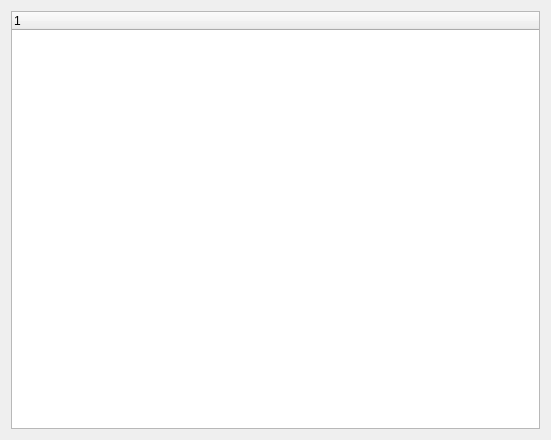
<?xml version="1.0" encoding="UTF-8"?>
<ui version="4.0">
 <class>Widget</class>
 <widget class="QWidget" name="Widget">
  <property name="geometry">
   <rect>
    <x>0</x>
    <y>0</y>
    <width>551</width>
    <height>440</height>
   </rect>
  </property>
  <property name="windowTitle">
   <string>Widget</string>
  </property>
  <layout class="QVBoxLayout" name="verticalLayout">
   <item>
    <widget class="QTreeWidget" name="treeWidget">
     <attribute name="headerVisible">
      <bool>true</bool>
     </attribute>
     <column>
      <property name="text">
       <string notr="true">1</string>
      </property>
     </column>
    </widget>
   </item>
  </layout>
 </widget>
 <layoutdefault spacing="6" margin="11"/>
 <resources/>
 <connections/>
</ui>
